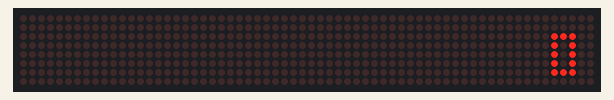
This sketch was run on a simulated Arduino Uno, built with avr-gcc and run on an emulated ATmega328P. Parts: 64×8 LED matrix.

Above: at 0.5 s.
At 1.9 s:
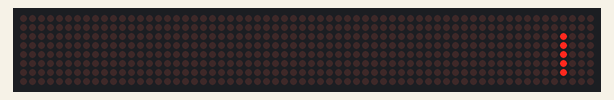
At 6.3 s:
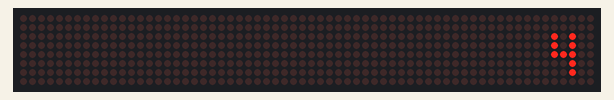
At 10.6 s:
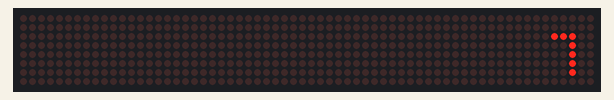
At 17.9 s:
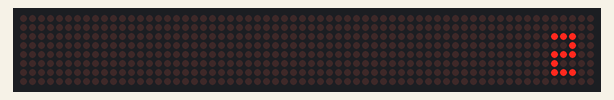
At 36.8 s:
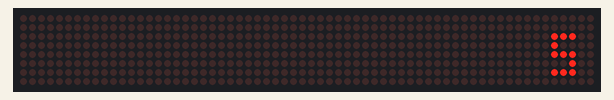

The sketch:

Max7219_Led.ino
```cpp
#include <LedControl.h>

int DIN = 13;
int CS =  15;
int CLK = 14;

byte num[10][8] = {{0x00,0x00,0x1C,0x14,0x14,0x14,0x1C,0x00},
                   {0x00,0x00,0x08,0x08,0x08,0x08,0x08,0x00},
                   {0x00,0x00,0x1C,0x04,0x1C,0x10,0x1C,0x00},
                   {0x00,0x00,0x1C,0x04,0x1C,0x04,0x1C,0x00},
                   {0x00,0x00,0x14,0x14,0x1C,0x04,0x04,0x00},
                   {0x00,0x00,0x1C,0x10,0x1C,0x04,0x1C,0x00},
                   {0x00,0x00,0x1C,0x10,0x1C,0x14,0x1C,0x00},
                   {0x00,0x00,0x1C,0x04,0x04,0x04,0x04,0x00},
                   {0x00,0x00,0x1C,0x14,0x1C,0x14,0x1C,0x00},
                   {0x00,0x00,0x1C,0x14,0x1C,0x04,0x1C,0x00}};

byte buff[8] = {0x00, 0x00, 0x00, 0x00, 0x00, 0x00, 0x00, 0x00};

LedControl lc=LedControl(DIN,CLK,CS,0);

void setup(){
 lc.shutdown(0,false);       //The MAX72XX is in power-saving mode on startup
 lc.setIntensity(0,8);      // Set the brightness to maximum value
 lc.clearDisplay(0);         // and clear the display
 Serial.begin(9600);
}

void loop(){

    for(int i = 0; i < 10; i++){
      printByte(num[i]);
      delay(1000);
    }
    //lc.clearDisplay(0);

    //delay(1000);
}

void printByte(byte character [])
{
  int i = 0;
  for(int j = 7; j >= 0; j--){
    scroll(character[j]);
    for(i=0;i<8;i++)
    {
      lc.setRow(0,i,buff[i]);
    }
    delay(50);
  }
}

void scroll(byte charbuf){
  for(int i = 0; i < 7; i++){
    buff[7-i] = buff[7-i-1];
  }
  buff[0] = charbuf;
}
```

Measured:
- what the display in image 0 shows lasts 1.1 s, from 0.4 s to 1.5 s
